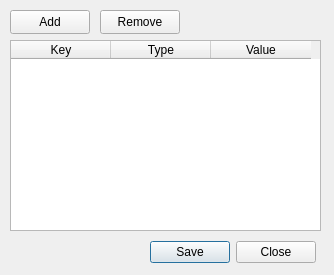
<?xml version="1.0" encoding="UTF-8"?>
<ui version="4.0">
 <class>Dialog</class>
 <widget class="QDialog" name="Dialog">
  <property name="geometry">
   <rect>
    <x>0</x>
    <y>0</y>
    <width>334</width>
    <height>275</height>
   </rect>
  </property>
  <property name="contextMenuPolicy">
   <enum>Qt::CustomContextMenu</enum>
  </property>
  <property name="acceptDrops">
   <bool>true</bool>
  </property>
  <property name="windowTitle">
   <string>Resource metadata</string>
  </property>
  <widget class="QTableWidget" name="tableWidget">
   <property name="geometry">
    <rect>
     <x>10</x>
     <y>40</y>
     <width>311</width>
     <height>191</height>
    </rect>
   </property>
   <column>
    <property name="text">
     <string>Key</string>
    </property>
   </column>
   <column>
    <property name="text">
     <string>Type</string>
    </property>
   </column>
   <column>
    <property name="text">
     <string>Value</string>
    </property>
   </column>
  </widget>
  <widget class="QDialogButtonBox" name="buttonBox">
   <property name="geometry">
    <rect>
     <x>150</x>
     <y>240</y>
     <width>166</width>
     <height>24</height>
    </rect>
   </property>
   <property name="standardButtons">
    <set>QDialogButtonBox::Close|QDialogButtonBox::Save</set>
   </property>
  </widget>
  <widget class="QPushButton" name="removeButton">
   <property name="geometry">
    <rect>
     <x>100</x>
     <y>10</y>
     <width>80</width>
     <height>24</height>
    </rect>
   </property>
   <property name="text">
    <string>Remove</string>
   </property>
  </widget>
  <widget class="QPushButton" name="addButton">
   <property name="geometry">
    <rect>
     <x>10</x>
     <y>10</y>
     <width>80</width>
     <height>24</height>
    </rect>
   </property>
   <property name="text">
    <string>Add</string>
   </property>
  </widget>
 </widget>
 <tabstops>
  <tabstop>removeButton</tabstop>
  <tabstop>tableWidget</tabstop>
 </tabstops>
 <resources/>
 <connections/>
</ui>
